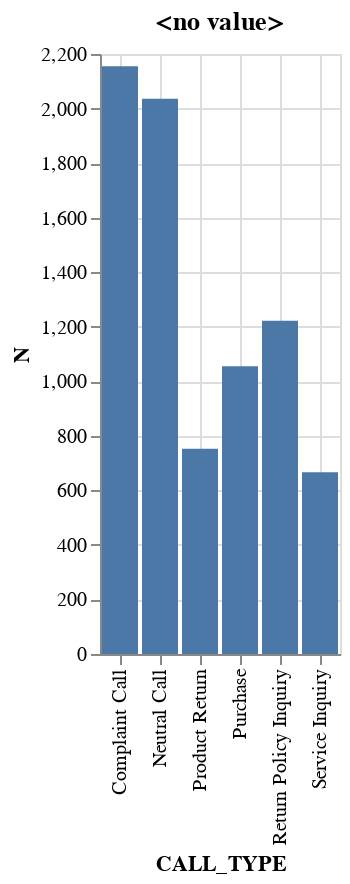

Notebook cell for this chart:
### Code cell
%chart CALL_TYPE, N

### Figure 1 — Vega-Lite specification as saved in the notebook (floating-point values rounded to 4 significant figures)
{"$schema": "https://vega.github.io/schema/vega-lite/v3.json", "data": {"format": {"type": "csv"}, "values": "\"CALL_TYPE\",\"N\"\n\"Complaint Call\",\"2155\"\n\"Neutral Call\",\"2036\"\n\"Return Policy Inquiry\",\"1222\"\n\"Purchase\",\"1055\"\n\"Product Return\",\"753\"\n\"Service Inquiry\",\"666\"\n"}, "encoding": {"x": {"axis": {"grid": true, "title": "CALL_TYPE"}, "field": "CALL_TYPE", "type": "nominal"}, "y": {"axis": {"grid": true, "title": "N"}, "field": "N", "type": "quantitative"}}, "mark": {"color": "#4C78A8", "type": "bar"}, "title": "<no value>"}
